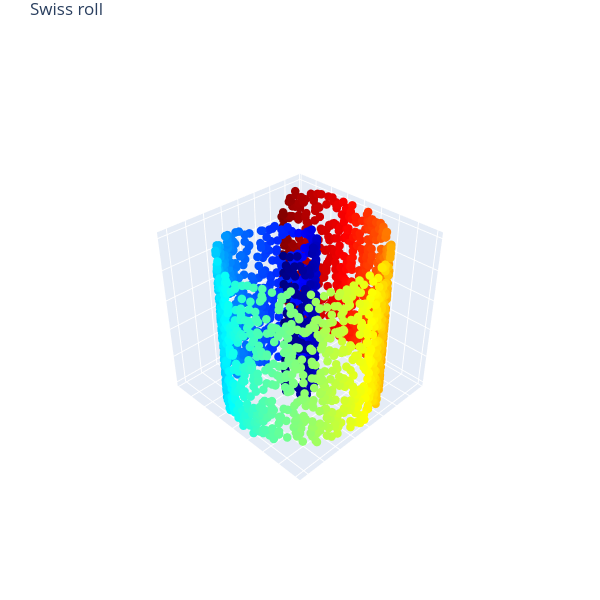

Notebook source saved alongside this figure:
### Code cell
Xvis, Yvis, Zvis = X[:,0], X[:,1], X[:,2]
Ccolor = ['rgb('+str(c[0]*255)+', '+str(c[1]*255)+', '+str(c[2]*255)+')' for c in Cgt]

# 3D Visualization
import plotly.graph_objects as go
data = go.Scatter3d(x=Xvis, y=Yvis, z=Zvis, mode='markers', marker=dict(size=5, color=Ccolor, colorscale='jet', opacity=1)) # data as points
# data = go.Scatter3d(x=Xvis, y=Yvis, z=Zvis, mode='markers', marker=dict(size=1, color=C, colorscale='jet', opacity=1, showscale=True)) # w/ colobar 
fig = go.Figure(data=[data]) 
fig.update_layout(margin=dict(l=0, r=0, b=0, t=30, pad=0)) # tight layout but t=25 required for showing title 
fig.update_layout(autosize=False, width=600, height=600, title_text="Swiss roll") # figure size and title
# fig.update_layout(scene = dict(xaxis = dict(visible=False), yaxis = dict(visible=False), zaxis = dict(visible=False))) # no grid, no axis 
# fig.update_layout(scene = dict(xaxis_title = ' ', yaxis_title = ' ', zaxis_title = ' ')) # no axis name 
fig.update_layout(scene = dict(zaxis = dict(showgrid = True, showticklabels = False), zaxis_title = ' ') ) # no range values, no axis name, grid on
fig.update_layout(scene = dict(yaxis = dict(showgrid = True, showticklabels = False), yaxis_title = ' ') ) # no range values, no axis name, grid on
fig.update_layout(scene = dict(xaxis = dict(showgrid = True, showticklabels = False), xaxis_title = ' ') ) # no range values, no axis name, grid on
fig.layout.scene.aspectratio = {'x':1, 'y':1, 'z':1}
fig.show()

### Figure 1 — Plotly figure (JSON) as saved in the notebook; plotly's stock layout.template omitted (floating-point values rounded to 4 significant figures; data arrays with more than 128 entries replaced by an {"elided": "..."} marker saying what was removed)
{"data": [{"marker": {"color": {"elided": "2048 str values"}, "colorscale": [[0, "rgb(0,0,131)"], [0.2, "rgb(0,60,170)"], [0.4, "rgb(5,255,255)"], [0.6, "rgb(255,255,0)"], [0.8, "rgb(250,0,0)"], [1, "rgb(128,0,0)"]], "opacity": 1, "size": 5}, "mode": "markers", "type": "scatter3d", "x": {"elided": "2048 float values"}, "y": {"elided": "2048 float values"}, "z": {"elided": "2048 float values"}}], "layout": {"autosize": false, "height": 600, "margin": {"b": 0, "l": 0, "pad": 0, "r": 0, "t": 30}, "scene": {"aspectratio": {"x": 1, "y": 1, "z": 1}, "camera": {"center": {"x": 0, "y": 0, "z": 0}, "eye": {"x": 2.13, "y": 2.13, "z": 2.13}, "projection": {"type": "perspective"}, "up": {"x": 0, "y": 0, "z": 1}}, "xaxis": {"showgrid": true, "showticklabels": false, "title": {"text": " "}, "type": "linear"}, "yaxis": {"showgrid": true, "showticklabels": false, "title": {"text": " "}, "type": "linear"}, "zaxis": {"showgrid": true, "showticklabels": false, "title": {"text": " "}, "type": "linear"}}, "title": {"text": "Swiss roll"}, "width": 600}}
